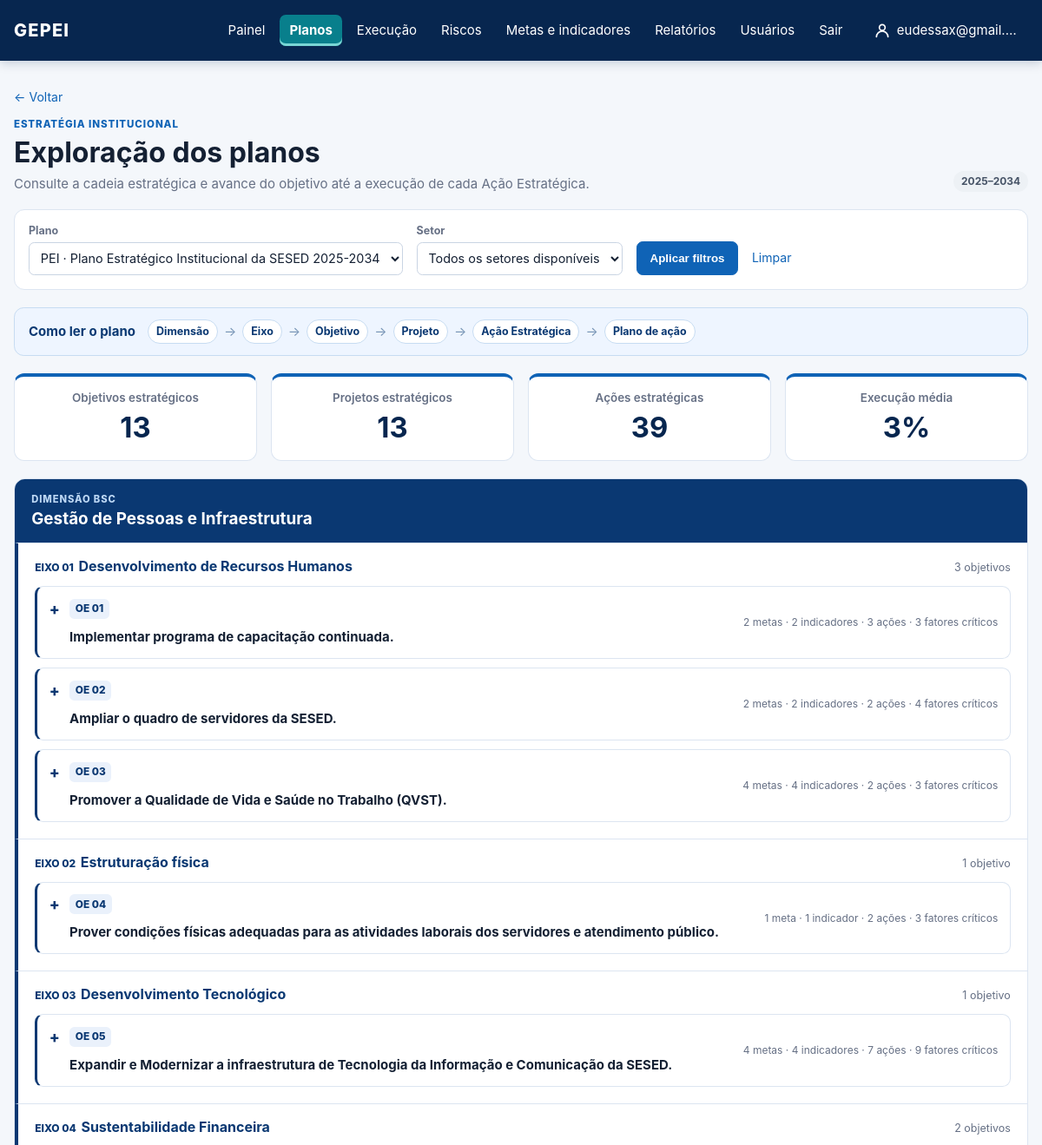
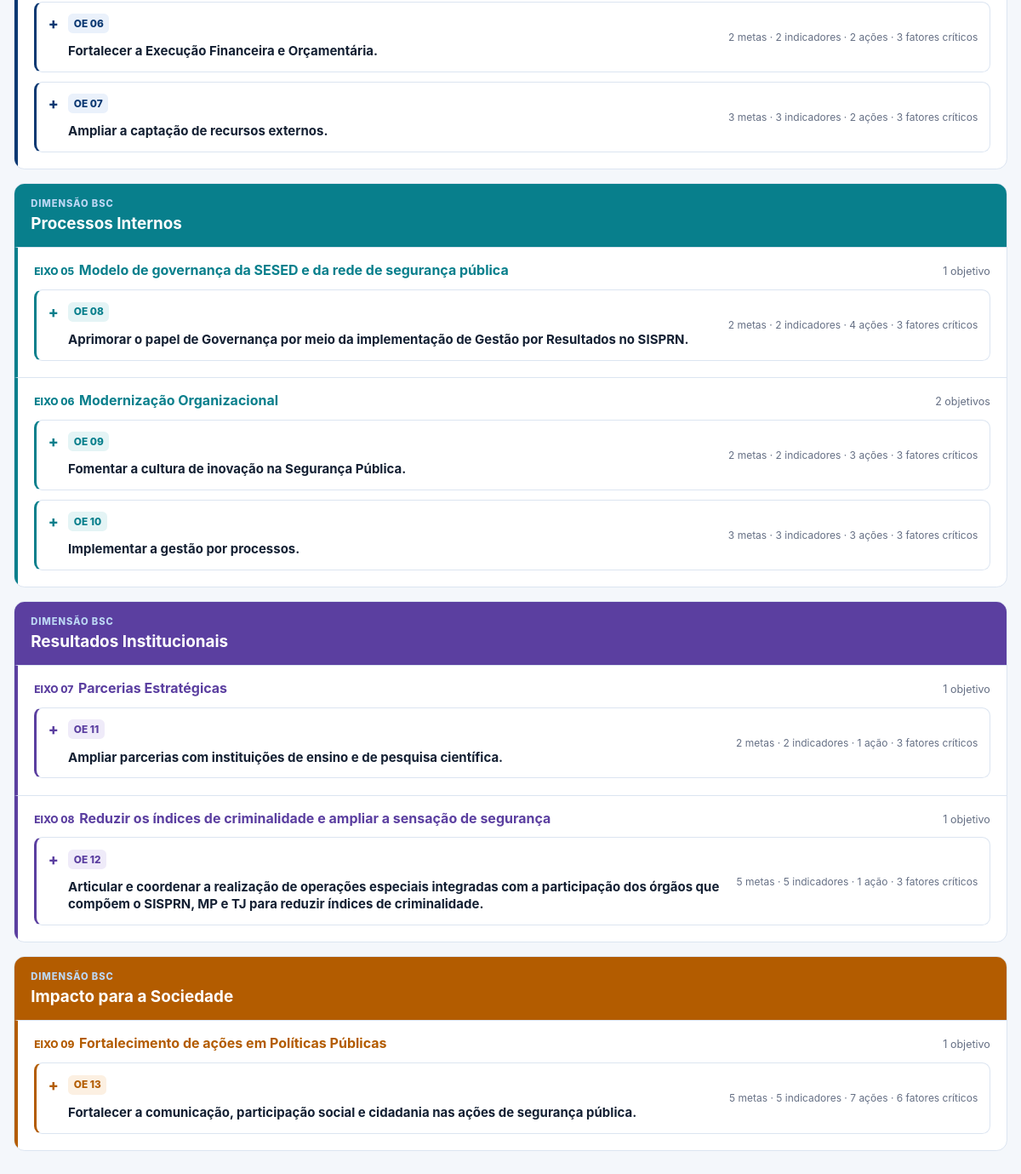
The app's page /pei/ (signed in) with its own data (2 pictures, top to bottom).
### core/models.py (models this page shows, shortened)
class Plan(models.Model):
    class PlanType(models.TextChoices):
        PEI = "PEI", "PEI"
        PESP = "PESP", "PESP"
        PPA = "PPA", "PPA"
        OTHER = "OUTRO", "Outro"
    name = models.CharField(max_length=180)
    acronym = models.CharField(max_length=30)
    plan_type = models.CharField(max_length=10, choices=PlanType.choices)
    start_date = models.DateField()
    end_date = models.DateField()
    active = models.BooleanField(default=True)

class PlanArtifact(models.Model):
    class ArtifactType(models.TextChoices):
        DIMENSION = "DIMENSAO", "Dimensão BSC"
        AXIS = "EIXO", "Eixo Estratégico"
        OBJECTIVE = "OBJETIVO", "Objetivo Estratégico"
        PROJECT = "PROJETO", "Projeto Estratégico"
    plan = models.ForeignKey(Plan, on_delete=models.CASCADE, related_name="artifacts")
    parent = models.ForeignKey("self", null=True, blank=True, on_delete=models.CASCADE)
    artifact_type = models.CharField(max_length=12, choices=ArtifactType.choices)
    code = models.CharField(max_length=30, blank=True)
    title = models.CharField(max_length=255)
    description = models.TextField(blank=True)

### core/views.py (the view, shortened to what this page needs)
# urls.py: path("pei/", views.pei_overview, name="pei_overview"),
@login_required
@permission_required("core.view_plan", raise_exception=True)
def pei_overview(request):
    plans = Plan.objects.filter(active=True).order_by("start_date", "acronym")
    units = view_scope_units(OrganizationalUnit.objects.order_by("name"), request.user)
    selected_unit = selected_unit_for_request(request)
    selected_plan = request.GET.get("plan", "")
    plan = plans.filter(pk=selected_plan).first() if selected_plan.isdigit() else plans.first()
    if not plan:
        return render(
            request,
            "core/pei_overview.html",
            {"plans": plans, "units": units, "selected_unit": selected_unit, "plan": None, "selected_plan": "", "dimension_groups": []},
        )
    artifacts = list(
        PlanArtifact.objects.filter(plan__in=plans.filter(pk=selected_plan) if selected_plan.isdigit() else plans)
        .select_related("parent", "parent__parent")
        .prefetch_related("targets", "indicators", "critical_success_factors")
        .order_by("id")
    )
    actions = list(
        view_scope_actions(StrategicAction.objects.filter(artifact__plan__in=plans.filter(pk=selected_plan) if selected_plan.isdigit() else plans), request.user)
        .select_related("artifact", "coordinating_unit")
        .prefetch_related("participating_units", "critical_success_factors")
        .order_by("artifact__id", "code")
    )
    focused_objective = request.GET.get("objective", "")
    focused_action = request.GET.get("action", "")
    unit = selected_unit_for_request(request)
    status = request.GET.get("status", "")
    if unit.isdigit():
        actions = [item for item in actions if item.coordinating_unit_id == int(unit)]
    if status in StrategicAction.Status.values:
        actions = [item for item in actions if item.status == status]
    children = {}
    for artifact in artifacts:
        children.setdefault(artifact.parent_id, []).append(artifact)
    actions_by_artifact = {}
    for action in actions:
        actions_by_artifact.setdefault(action.artifact_id, []).append(action)
    def objective_node(objective):
        projects = [
            {
                "artifact": project,
                "actions": actions_by_artifact.get(project.id, []),
                "factor_count": len(project.critical_success_factors.all()),
            }
            for project in children.get(objective.id, [])
            if project.artifact_type == PlanArtifact.ArtifactType.PROJECT
        ]
        direct_actions = actions_by_artifact.get(objective.id, [])
        action_count = len(direct_actions) + sum(len(item["actions"]) for item in projects)
        factors = sorted(
            [*objective.critical_success_factors.all(), *(f for item in projects for f in item["artifact"].critical_success_factors.all())],
            key=lambda factor: factor.id,
        )
        return {
            "artifact": objective,
            "expanded": str(objective.id) == focused_objective or request.GET.get("dashboard") == "1",
            "projects": projects,
            "direct_actions": direct_actions,
            "factors": factors,
            "target_count": len(objective.targets.all()),
            "indicator_count": len(objective.indicators.all()),
            "action_count": action_count,
        }
    dimension_groups = []
    dimensions = [item for item in children.get(None, []) if item.artifact_type == PlanArtifact.ArtifactType.DIMENSION]
    dimensions.sort(key=lambda item: min((axis.code for axis in children.get(item.id, [])), default=item.title))
    for dimension in dimensions:
        axes = []
        for axis in children.get(dimension.id, []):
            objectives = [
                objective_node(item)
                for item in children.get(axis.id, [])
                if item.artifact_type == PlanArtifact.ArtifactType.OBJECTIVE
            ]
            axes.append({"artifact": axis, "objectives": objectives})
        dimension_groups.append({"artifact": dimension, "axes": axes})
    orphan_objectives = [
        objective_node(item)
        for item in artifacts
        if item.artifact_type == PlanArtifact.ArtifactType.OBJECTIVE
        and (not item.parent_id or item.parent.artifact_type != PlanArtifact.ArtifactType.AXIS)
    ]
    progress_average = sum(float(action.progress) for action in actions) / len(actions) if actions else 0
    context = {
        "plans": plans,
        "units": units,
        "selected_unit": selected_unit,
        "plan": plan,
        "selected_plan": str(plan.id),
        "dimension_groups": dimension_groups,
        "orphan_objectives": orphan_objectives,
        "objective_count": sum(item.artifact_type == PlanArtifact.ArtifactType.OBJECTIVE for item in artifacts),
        "project_count": sum(item.artifact_type == PlanArtifact.ArtifactType.PROJECT for item in artifacts),
        "action_count": len(actions),
        "progress_average": round(progress_average, 1),
    }
    return render(request, "core/pei_overview.html", context)

### core/context_processors.py (called while the page is built)
def navigation_plans(request):
    if not request.user.is_authenticated:
        return {"navigation_plans": []}
    return {"navigation_plans": Plan.objects.order_by("acronym", "name")}

### core/permissions.py (called while the page is built, shortened)
def is_administrator(user):
    if user.is_superuser:
        return True
    return user.groups.filter(name__iexact=ADMINISTRATOR_GROUP_NAME).exists()

def user_unit_ids(user, for_view=False):
    if is_administrator(user) or (for_view and user.has_perm("core.view_other_units")):
        return None

def scope_units(queryset, user, for_view=False):
    ids = user_unit_ids(user, for_view=for_view)
    return queryset if ids is None else queryset.filter(pk__in=ids)

def scope_actions(queryset, user, for_view=False):
    ids = user_unit_ids(user, for_view=for_view)
    if ids is None:
        return queryset

def selected_unit_for_request(request):
    ids = user_unit_ids(request.user)
    requested = request.GET.get("unit", "")
    if ids is None:
        return requested

def view_scope_actions(queryset, user):
    return scope_actions(queryset, user, for_view=True)

def view_scope_units(queryset, user):
    return scope_units(queryset, user, for_view=True)

### core/templatetags/progress.py (called while the page is built)
def progress_color(percent):
    stops = [(0, (211, 47, 47)), (25, (244, 124, 72)), (50, (255, 209, 102)),
             (75, (168, 216, 135)), (100, (25, 135, 84))]
    for (start, low), (end, high) in zip(stops, stops[1:]):
        if percent <= end:
            ratio = (percent - start) / (end - start)
            return "#{:02x}{:02x}{:02x}".format(*(round(a + (b - a) * ratio) for a, b in zip(low, high)))
    return "#198754"

@register.simple_tag
def progress_bar(value, css_class="progress-track"):
    try:
        percent = float(value or 0)
        percent = min(max(percent, 0), 100) if math.isfinite(percent) else 0
    except (TypeError, ValueError):
        percent = 0
    if percent < 34:
        level = "progress-low"
    elif percent < 67:
        level = "progress-mid"
    else:
        level = "progress-high"
    return format_html(
        '<div class="{} {}" role="progressbar" aria-valuemin="0" aria-valuemax="100" aria-valuenow="{}" style="--progress-color: {}">'
        '<i style="width: {}%"></i></div>',
        css_class,
        level,
        f"{percent:.1f}",
        progress_color(percent),
        f"{percent:.2f}",
    )

### templates/core/pei_overview.html (shortened to what this page needs)
{% extends "base.html" %}
{% block content %}
  <a class="back-link" href="{% url 'dashboard' %}">← Voltar</a>
  <section class="page-heading dashboard-heading">
    <div>
      <p class="eyebrow">Estratégia institucional</p>
      <h1>Exploração dos planos</h1>
      <p>Consulte a cadeia estratégica e avance do objetivo até a execução de cada Ação Estratégica.</p>
    </div>
    {% if plan %}<span class="chip chip-neutral">{{ plan.start_date|date:"Y" }}–{{ plan.end_date|date:"Y" }}</span>{% endif %}
  </section>
  <form class="dashboard-filters" method="get" aria-label="Seleção do plano estratégico">
    <label>Plano
      <select name="plan">
        {% for available_plan in plans %}<option value="{{ available_plan.id }}" {% if selected_plan == available_plan.id|stringformat:"s" %}selected{% endif %}>{{ available_plan.acronym }} · {{ available_plan.name }}</option>{% endfor %}
      </select>
    </label>
    <label>Setor
      <select name="unit"><option value="">Todos os setores disponíveis</option></select>
    </label>
    <button class="button button-primary" type="submit">Aplicar filtros</button>
    <a class="clear-filter" href="{% url 'pei_overview' %}{% if selected_plan %}?plan={{ selected_plan }}{% endif %}">Limpar</a>
  </form>
  {% if plan %}
    <section class="strategy-flow" aria-label="Cadeia de desdobramento do plano">
      <strong>Como ler o plano</strong>
      <span>Dimensão</span><i>→</i><span>Eixo</span><i>→</i><span>Objetivo</span><i>→</i><span>Projeto</span><i>→</i><span>Ação Estratégica</span><i>→</i><span>Plano de ação</span>
    </section>
    <section class="metrics strategy-metrics" aria-label="Resumo do plano estratégico">
      <article class="metric-card metric-blue"><span>Objetivos estratégicos</span><strong>{{ objective_count }}</strong></article>
      <article class="metric-card"><span>Projetos estratégicos</span><strong>{{ project_count }}</strong></article>
      <article class="metric-card"><span>Ações estratégicas</span><strong>{{ action_count }}</strong></article>
      <article class="metric-card"><span>Execução média</span><strong>{{ progress_average|floatformat:"-1" }}%</strong></article>
    </section>
    <section class="strategy-map" aria-label="Estrutura do plano {{ plan.acronym }}">
      {% for dimension_group in dimension_groups %}
        <article class="strategy-dimension">
          <header>
            <span class="strategy-level">Dimensão BSC</span>
            <h2>{{ dimension_group.artifact.title }}</h2>
          </header>
          {% for axis_group in dimension_group.axes %}
            <section class="strategy-axis">
              <div class="strategy-axis-heading">
                <span>{{ axis_group.artifact.code }}</span>
                <h3>{{ axis_group.artifact.title }}</h3>
                <small>{{ axis_group.objectives|length }} objetivo{{ axis_group.objectives|length|pluralize:"s" }}</small>
              </div>
              <div class="strategy-objectives">
                {% for objective in axis_group.objectives %}
                  {% include "core/includes/strategic_objective.html" with objective=objective %}
                {% empty %}
                  <p class="strategy-empty">Nenhum objetivo vinculado a este eixo.</p>
                {% endfor %}
              </div>
            </section>
          {% empty %}
            <p class="strategy-empty">Nenhum eixo vinculado a esta dimensão.</p>
          {% endfor %}
        </article>
      {% endfor %}
    </section>
  {% else %}
    <div class="empty-state large-empty"><strong>Nenhum plano ativo cadastrado.</strong><span>Cadastre ou ative um plano para visualizar a cadeia estratégica.</span></div>
  {% endif %}
{% endblock %}

### templates/base.html (shortened to what this page needs)
{% load static %}
<!doctype html>
<html lang="pt-br">
<head>
  <link rel="stylesheet" href="{% static 'css/gepei.css' %}?v=20261022-10">
</head>
<body>
  <header class="topbar">
    <a class="brand" href="{% url 'dashboard' %}">GEPEI</a>
    {% if user.is_authenticated %}
      <nav>
        <a href="{% url 'dashboard' %}" {% if request.path == '/' %}class="nav-active" aria-current="page"{% endif %}>Painel</a>
        {% if perms.core.view_plan %}<details class="nav-plans{% if '/pei/' in request.path %} nav-active{% endif %}">
          <summary {% if '/pei/' in request.path %}aria-current="page"{% endif %}>Planos</summary>
        </details>{% endif %}
        {% if perms.core.view_actionplan %}<a href="{% url 'action_plan_list' %}" {% if '/planos-de-acao/' in request.path and '/riscos/' not in request.path %}class="nav-active" aria-current="page"{% endif %}>Execução</a>{% endif %}
        {% if perms.core.view_risk %}<a href="{% url 'risk_overview' %}" {% if '/riscos/' in request.path %}class="nav-active" aria-current="page"{% endif %}>Riscos</a>{% endif %}
        {% if perms.core.view_strategictarget or perms.core.view_indicator %}<a href="{% if perms.core.view_indicator %}{% url 'indicator_overview' %}{% else %}{% url 'target_overview' %}{% endif %}" >Metas e indicadores</a>{% endif %}
        {% if perms.core.view_reportcycle or perms.core.view_sectorreport or perms.core.view_quarterlysectorreport or perms.core.consolidate_quarterlysectorreport %}<a href="{% url 'report_cycle_overview' %}" {% if '/relatorios/' in request.path %}class="nav-active" aria-current="page"{% endif %}>Relatórios</a>{% endif %}
        {% if perms.auth.view_user or perms.auth.view_group %}
        <details class="nav-plans{% if '/usuarios/' in request.path %} nav-active{% endif %}">
          <summary {% if '/usuarios/' in request.path %}aria-current="page"{% endif %}>Usuários</summary>
        </details>
        {% endif %}
        <form method="post" action="{% url 'logout' %}" onsubmit="return confirm('Tem certeza de que deseja sair?');">
          <button type="submit">Sair</button>
        </form>
        <a class="nav-user{% if request.path == '/minha-conta/' %} nav-active{% endif %}" href="{% url 'profile_edit' %}" title="Minha conta">
          <svg width="20" height="20" viewBox="0 0 24 24" fill="none" stroke="currentColor" stroke-width="2" stroke-linecap="round" stroke-linejoin="round" aria-hidden="true"><circle cx="12" cy="8" r="4"/><path d="M4 21c0-4.4 3.6-8 8-8s8 3.6 8 8"/></svg>
          <span>{{ user.first_name|default:user.username }}</span>
        </a>
      </nav>
    {% endif %}
  </header>
  <main class="container">
    {% block content %}{% endblock %}
  </main>
</body>
</html>

### templates/core/includes/strategic_objective.html (shortened to what this page needs)
<details class="strategy-objective" id="objetivo-{{ objective.artifact.id }}" tabindex="-1" {% if objective.expanded %}open{% endif %}>
  <summary>
    <span class="objective-code">{{ objective.artifact.code|default:"Objetivo" }}</span>
    <strong>{{ objective.artifact.title }}</strong>
    <span class="objective-counts">{{ objective.target_count }} meta{{ objective.target_count|pluralize:"s" }} · {{ objective.indicator_count }} indicador{{ objective.indicator_count|pluralize:"es" }} · {{ objective.action_count }} {% if objective.action_count == 1 %}ação{% else %}ações{% endif %} · {{ objective.factors|length }} fator{{ objective.factors|length|pluralize:"es" }} crítico{{ objective.factors|length|pluralize:"s" }}</span>
  </summary>
</details>

### records on screen
Plan: start_date "2025", end_date "2034"
PlanArtifact: artifact "Gestão de Pessoas e Infraestrutura"
PlanArtifact: artifact.code "EIXO 01", artifact "Desenvolvimento de Recursos Humanos", objectives|length "3"
PlanArtifact: artifact.code "OE 01", artifact "Implementar programa de capacitação continuada.", target_count "2", indicator_count "2", action_count "3", shows "ações", factors|length "3"
PlanArtifact: artifact.code "OE 02", artifact "Ampliar o quadro de servidores da SESED.", target_count "2", indicator_count "2", action_count "2", shows "ações", factors|length "4"
PlanArtifact: artifact.code "OE 03", artifact "Promover a Qualidade de Vida e Saúde no Trabalho (QVST).", target_count "4", indicator_count "4", action_count "2", shows "ações", factors|length "3"
PlanArtifact: artifact.code "EIXO 02", artifact "Estruturação física", objectives|length "1"
PlanArtifact: artifact.code "OE 04", artifact "Prover condições físicas adequadas para as atividades laborais dos servidores e atendimento público.", target_count "1", indicator_count "1", action_count "2", shows "ações", factors|length "3"
PlanArtifact: artifact.code "EIXO 03", artifact "Desenvolvimento Tecnológico", objectives|length "1"
PlanArtifact: artifact.code "OE 05", artifact "Expandir e Modernizar a infraestrutura de Tecnologia da Informação e Comunicação da SESED.", target_count "4", indicator_count "4", action_count "7", shows "ações", factors|length "9"
PlanArtifact: artifact.code "EIXO 04", artifact "Sustentabilidade Financeira", objectives|length "2"
PlanArtifact: artifact.code "OE 06", artifact "Fortalecer a Execução Financeira e Orçamentária.", target_count "2", indicator_count "2", action_count "2", shows "ações", factors|length "3"
PlanArtifact: artifact.code "OE 07", artifact "Ampliar a captação de recursos externos.", target_count "3", indicator_count "3", action_count "2", shows "ações", factors|length "3"
PlanArtifact: artifact "Processos Internos"
PlanArtifact: artifact.code "EIXO 05", artifact "Modelo de governança da SESED e da rede de segurança pública", objectives|length "1"
PlanArtifact: artifact.code "OE 08", artifact "Aprimorar o papel de Governança por meio da implementação de Gestão por Resultados no SISPRN.", target_count "2", indicator_count "2", action_count "4", shows "ações", factors|length "3"
PlanArtifact: artifact.code "EIXO 06", artifact "Modernização Organizacional", objectives|length "2"
PlanArtifact: artifact.code "OE 09", artifact "Fomentar a cultura de inovação na Segurança Pública.", target_count "2", indicator_count "2", action_count "3", shows "ações", factors|length "3"
PlanArtifact: artifact.code "OE 10", artifact "Implementar a gestão por processos.", target_count "3", indicator_count "3", action_count "3", shows "ações", factors|length "3"
PlanArtifact: artifact "Resultados Institucionais"
PlanArtifact: artifact.code "EIXO 07", artifact "Parcerias Estratégicas", objectives|length "1"
PlanArtifact: artifact.code "OE 11", artifact "Ampliar parcerias com instituições de ensino e de pesquisa científica.", target_count "2", indicator_count "2", action_count "1", shows "ação", factors|length "3"
PlanArtifact: artifact.code "EIXO 08", artifact "Reduzir os índices de criminalidade e ampliar a sensação de segurança", objectives|length "1"
PlanArtifact: artifact.code "OE 12", artifact "Articular e coordenar a realização de operações especiais integradas com a participação dos órgãos que compõem o SISPRN, MP e TJ para reduzir índices de criminalidade.", target_count "5", indicator_count "5", action_count "1", factors|length "3"
PlanArtifact: artifact "Impacto para a Sociedade"
PlanArtifact: artifact.code "EIXO 09", artifact "Fortalecimento de ações em Políticas Públicas", objectives|length "1"
PlanArtifact: artifact.code "OE 13", artifact "Fortalecer a comunicação, participação social e cidadania nas ações de segurança pública.", target_count "5", indicator_count "5", action_count "7", factors|length "6"

### other values on screen
{{ user.first_name|default:user.username }} "eudessax@gmail.…"
{{ objective_count }} "13"
{{ project_count }} "13"
{{ action_count }} "39"
{{ progress_average|floatformat:"-1" }} "3"
form field plan "PEI · Plano Estratégico Institucional da SESED 2025-2034"
